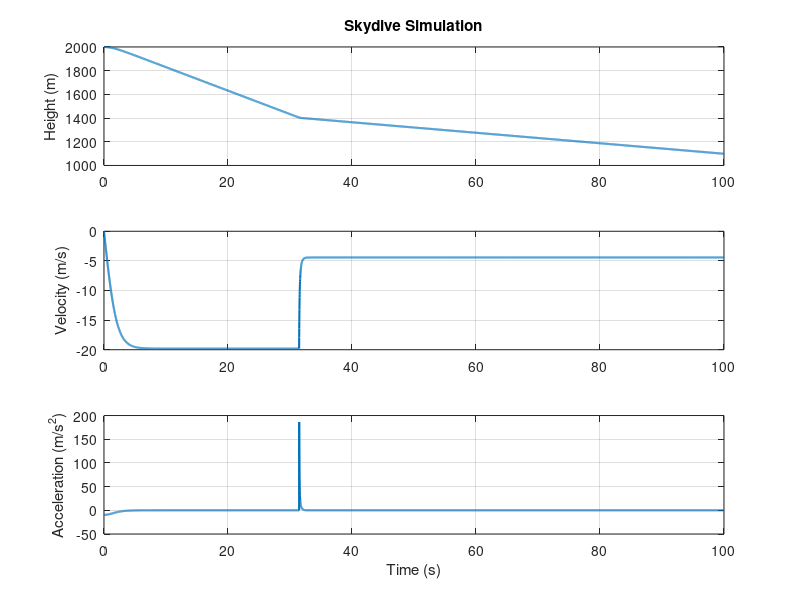

Recreate this plot in MATLAB. (Note: this script raises an error after producing the figure.)
clc; clear; close all;

% Constants

tolerance = 1e-12;
mu_1 = 2;
mu_2 = 40;
m = 80;
g = 9.81;
dt = 0.01;
t = 0:dt:100;
N = length(t);

% Pre-allocate arrays for speed
v = zeros(1, N);
h = zeros(1, N);
a = zeros(1, N);

% Initial Conditions
v(1) = 0;
h(1) = 2000;
a(1) = -g - (mu_1/m)*v(1)^2*sign(v(1));

% Parachute Tracking Variables
chute_opened = false;
t_chute = NaN; % Default to NaN (Not a Number) until it deploys

% Simulation Loop
for n = 2:N

    % Check if terminal velocity is reached to deploy the chute
    % We use a(n-1) because a(n) hasn't been calculated for this step yet
    if ~chute_opened && a(n-1) >= -tolerance
        chute_opened = true;
        t_chute = t(n-1);
        fprintf('Parachute deployed at t = %.2f seconds!\n', t_chute);
    end

    % Assign drag coefficient based on parachute state
    if ~chute_opened
        k = mu_1;
    else
        k = mu_2;
    end

    % Physics Equations
    a(n) = -g - (k/m)*v(n-1)^2*sign(v(n-1));
    v(n) = v(n-1) + a(n)*dt;
    h(n) = h(n-1) + v(n)*dt;

    % Ground collision check (Stop simulation if they hit the deck)
    if h(n) <= 0
        h(n) = 0;
        % Optional: truncate arrays here if you want clean plots
        break;
    end
end

% Plot results
figure;
subplot(3,1,1); plot(t, h, 'LineWidth', 1.5); ylabel('Height (m)'); title('Skydive Simulation'); grid on;
subplot(3,1,2); plot(t, v, 'LineWidth', 1.5); ylabel('Velocity (m/s)'); grid on;
subplot(3,1,3); plot(t, a, 'LineWidth', 1.5); ylabel('Acceleration (m/s^2)'); xlabel('Time (s)'); grid on;

% Add a visual marker for t_chute on the plots if it deployed
if ~isnan(t_chute)
    for i = 1:3
        subplot(3,1,i); hold on;
        xline(t_chute, '--r', 'Chute Deployed', 'LabelVerticalAlignment', 'bottom');
    end
end
